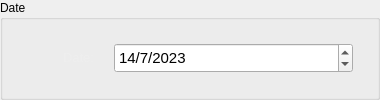
           <widget class="QGroupBox" name="datetime_groupBox">
            <property name="enabled">
             <bool>true</bool>
            </property>
            <property name="sizePolicy">
             <sizepolicy hsizetype="Expanding" vsizetype="Expanding">
              <horstretch>0</horstretch>
              <verstretch>0</verstretch>
             </sizepolicy>
            </property>
            <property name="minimumSize">
             <size>
              <width>380</width>
              <height>100</height>
             </size>
            </property>
            <property name="maximumSize">
             <size>
              <width>550</width>
              <height>100</height>
             </size>
            </property>
            <property name="styleSheet">
             <string notr="true"/>
            </property>
            <property name="title">
             <string>Date</string>
            </property>
            <layout class="QGridLayout" name="gridLayout_4">
             <property name="leftMargin">
              <number>24</number>
             </property>
             <property name="rightMargin">
              <number>24</number>
             </property>
             <item row="0" column="2">
              <widget class="QLabel" name="dateiconlabel">
               <property name="minimumSize">
                <size>
                 <width>30</width>
                 <height>30</height>
                </size>
               </property>
               <property name="maximumSize">
                <size>
                 <width>30</width>
                 <height>30</height>
                </size>
               </property>
               <property name="text">
                <string/>
               </property>
               <property name="pixmap">
                <pixmap resource="../icon.qrc">:/icon/icon/date.svg</pixmap>
               </property>
               <property name="scaledContents">
                <bool>true</bool>
               </property>
              </widget>
             </item>
             <item row="0" column="3">
              <widget class="QLabel" name="datetextlabel">
               <property name="minimumSize">
                <size>
                 <width>45</width>
                 <height>0</height>
                </size>
               </property>
               <property name="maximumSize">
                <size>
                 <width>45</width>
                 <height>16777215</height>
                </size>
               </property>
               <property name="font">
                <font>
                 <family>Segoe UI</family>
                 <pointsize>10</pointsize>
                </font>
               </property>
               <property name="text">
                <string>&lt;html&gt;&lt;head/&gt;&lt;body&gt;&lt;p&gt;&lt;span style=&quot; color:#eeeeee;&quot;&gt;Date:&lt;/span&gt;&lt;/p&gt;&lt;/body&gt;&lt;/html&gt;</string>
               </property>
              </widget>
             </item>
             <item row="0" column="4">
              <widget class="QDateEdit" name="dateEdit">
               <property name="minimumSize">
                <size>
                 <width>0</width>
                 <height>30</height>
                </size>
               </property>
               <property name="font">
                <font>
                 <family>Arial</family>
                 <pointsize>11</pointsize>
                </font>
               </property>
               <property name="styleSheet">
                <string notr="true"/>
               </property>
               <property name="maximumDateTime">
                <datetime>
                 <hour>23</hour>
                 <minute>59</minute>
                 <second>59</second>
                 <year>2050</year>
                 <month>12</month>
                 <day>31</day>
                </datetime>
               </property>
               <property name="displayFormat">
                <string>d/M/yyyy</string>
               </property>
               <property name="date">
                <date>
                 <year>2023</year>
                 <month>7</month>
                 <day>14</day>
                </date>
               </property>
              </widget>
             </item>
            </layout>
           </widget>
